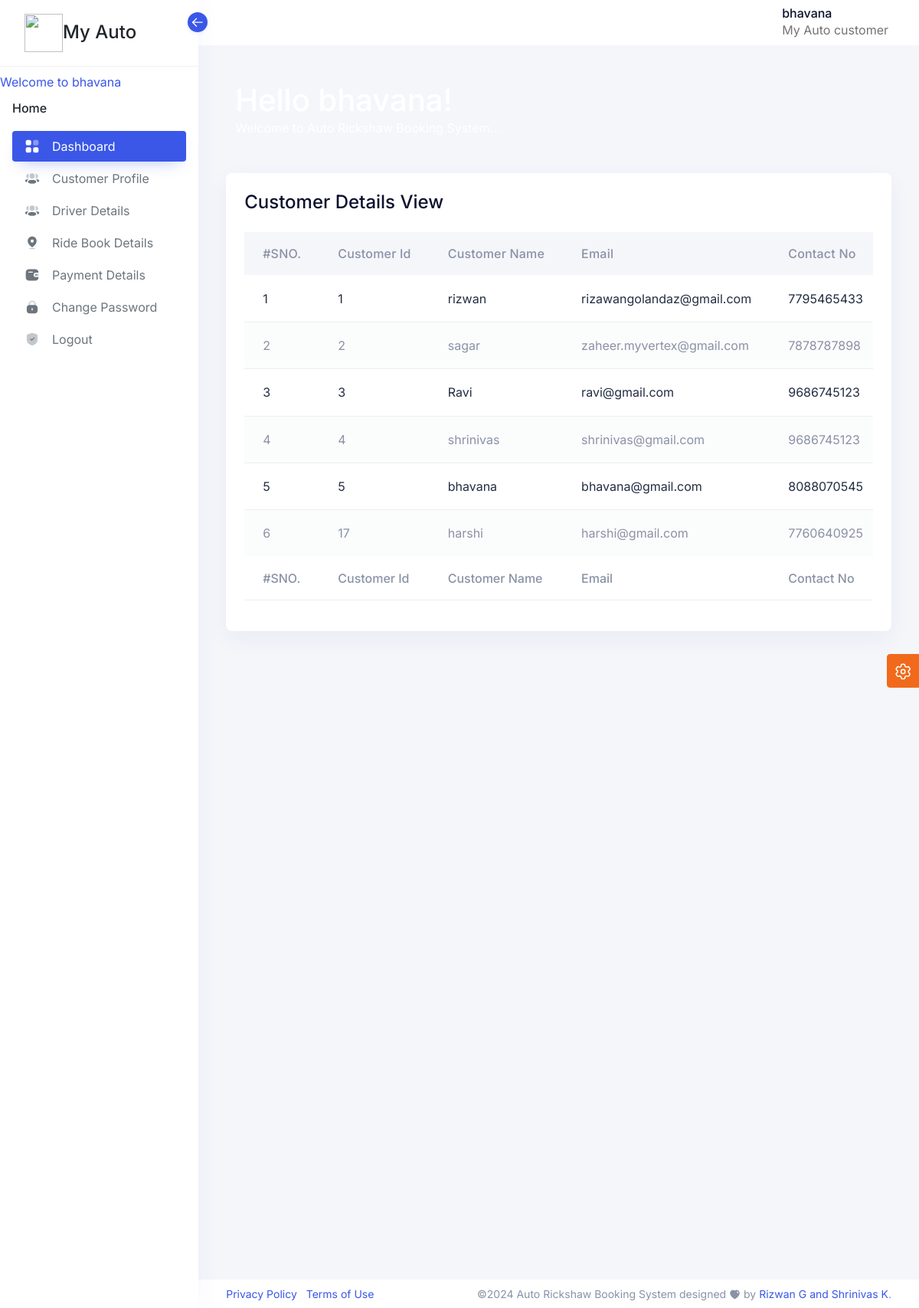
The page /adminhome/customer_view/ (signed in) on the database its author committed.
### auto_admin/models.py (models this page shows, shortened)
class customer(models.Model):
    cname=models.CharField(max_length=200)
    email=models.CharField(max_length=200)
    contact=models.CharField(max_length=50)
    passwrd=models.CharField(max_length=200)

### auto_admin/views.py (the view)
# urls.py: path('customer_view/',customer_view),
def customer_view(request):
     customers=customer.objects.all()
     return render(request,"adminz/cust_view.html",{'customers':customers})

### templates/adminz/cust_view.html (shortened to what this page needs)
{% load static %}
{% include 'adminz/header.html'%}
{% include 'adminz/slidebar.html'%}
<div class="conatiner-fluid content-inner mt-n5 py-0">
   <div class="row">
      <div class="col-sm-12">
         <div class="card">
            <div class="card-header d-flex justify-content-between">
               <div class="header-title">
                  <h4 class="card-title">Customer Details View</h4>
               </div>
            </div>
            <div class="card-body">
               <div class="table-responsive">
                  <table id="datatable" class="table table-striped" data-toggle="data-table">
                     <thead>
                        <tr class="ligth">
                           <th>#SNO.</th>
                           <th>Customer Id</th>
                           <th>Customer Name</th>
                           <th>Email</th>
                           <th>Contact No</th>
                        </tr>
                     </thead>
                     <tbody>
                        {% for e in customers %}
                        <tr>
                          <td>{{forloop.counter}}</td>
                          <td>{{e.id}}</td>
                          <td>{{e.cname}}</td>
                          <td>{{e.email}}</td>
                          <td>{{e.contact}}</td>
                        </tr>
                        {% endfor %}
                     </tbody>
                      <tfoot>
                         <tr>
                            <th>#SNO.</th>
                            <th>Customer Id</th>
                            <th>Customer Name</th>
                            <th>Email</th>
                            <th>Contact No</th>
                         </tr>
                        </tfoot>
                     </table>
                  </div>
               </div>
         </div>
      </div>
   </div>
               </div>
       {% include 'adminz/footer.html'%}

### templates/adminz/slidebar.html (shortened to what this page needs)
{% load static %}
<body class="  ">
<aside class="sidebar sidebar-default sidebar-white sidebar-base navs-rounded-all ">
    <div class="sidebar-header d-flex align-items-center justify-content-start">
        <a href="#" class="navbar-brand">
            <h4 class="logo-title"><img src="/static/images/myauto.png" height="50" width="50">My Auto</h4>
        </a>
        <div class="sidebar-toggle" data-toggle="sidebar" data-active="true">
            <i class="icon">
            </i>
        </div>
    </div>
    {%if request.session.user_session %}
   Welcome to {{request.session.username}}
  {%else%}
  Plz Login
  {%endif%}
    <div class="sidebar-body pt-0 data-scrollbar">
        <div class="sidebar-list">
            <ul class="navbar-nav iq-main-menu" id="sidebar-menu">
                <li class="nav-item static-item">
                    <a class="nav-link static-item disabled" href="#" tabindex="-1">
                        <span class="default-icon">Home</span>
                    </a>
                </li>
                <li class="nav-item">
                    <a class="nav-link active" aria-current="page" href="/adminhome/adminpage/">
                        <i class="icon">
                        </i>
                        <span class="item-name">Dashboard</span>
                    </a>
                </li>
                <li class="nav-item">
                    <a class="nav-link"  href="/adminhome/customer_profile/" role="button" aria-expanded="false" aria-controls="sidebar-user">
                        <i class="icon">
                        </i>
                        <span class="item-name">Customer Profile</span>
                    </a>
                </li>
                <li class="nav-item">
                    <a class="nav-link"  href="/adminhome/drivers_view/" role="button" aria-expanded="false" aria-controls="sidebar-user">
                        <i class="icon">
                        </i>
                        <span class="item-name">Driver Details</span>
                    </a>
                </li>
                <li class="nav-item">
                    <a class="nav-link"  href="/adminhome/ridebook_view/" role="button" aria-expanded="false" aria-controls="sidebar-maps">
                        <i class="icon">
                        </i>
                        <span class="item-name">Ride Book Details</span>
                    </a>
                </li>
                 <li class="nav-item">
                    <a class="nav-link"  href="/adminhome/payment_view/" role="button" aria-expanded="false" aria-controls="sidebar-table">
                        <i class="icon">
                        </i>
                        <span class="item-name">Payment Details</span>
                    </a>
                </li>
                <li class="nav-item">
                    <a class="nav-link "  href="/adminhome/change_pass/">
                        <i class="icon">
                        </i>
                        <span class="item-name">Change Password</span>
                    </a>
                </li>
                <li class="nav-item">
                    <a class="nav-link"  href="/logout/" role="button" aria-expanded="false" aria-controls="sidebar-user">
                        <i class="icon">
                        </i>
                        <span class="item-name">Logout</span>
                    </a>
                </li>
            </ul>
                    </div>
    </div>
</aside>    <main class="main-content">
  <div class="position-relative iq-banner">
    <nav class="nav navbar navbar-expand-lg navbar-light iq-navbar">
      <div class="container-fluid navbar-inner">
        <div class="collapse navbar-collapse" id="navbarSupportedContent">
          <ul class="mb-2 navbar-nav ms-auto align-items-center navbar-list mb-lg-0">
            <li class="nav-item dropdown">
              <a class="py-0 nav-link d-flex align-items-center" href="#" id="navbarDropdown" role="button" data-bs-toggle="dropdown" aria-expanded="false">
                <div class="caption ms-3 d-none d-md-block ">
                    <h6 class="mb-0 caption-title">{{request.session.username}}</h6>
                    <p class="mb-0 caption-sub-title">My Auto customer</p>
                </div>
              </a>
            </li>
          </ul>
        </div>
      </div>
    </nav>
      <div class="iq-navbar-header" style="height: 215px;">
          <div class="container-fluid iq-container">
              <div class="row">
                  <div class="col-md-12">
                      <div class="flex-wrap d-flex justify-content-between align-items-center">
                          <div>
                              <h1>Hello {{request.session.username}}!</h1>
                              <p>Welcome to Auto Rickshaw Booking System...</p>
                          </div>
                      </div>
                  </div>
              </div>
          </div>
          <div class="iq-header-img">
          </div>
      </div>
  </div>

### rows shown on the page
customer: session.username "bhavana", id "5", cname "bhavana", email "bhavana@gmail.com", contact "8088070545"
customer: id "1", cname "rizwan", email "rizawangolandaz@gmail.com", contact "7795465433"
customer: id "2", cname "sagar", email "zaheer.myvertex@gmail.com", contact "7878787898"
customer: id "3", cname "Ravi", email "ravi@gmail.com", contact "9686745123"
customer: id "4", cname "shrinivas", email "shrinivas@gmail.com", contact "9686745123"
customer: id "17", cname "harshi", email "harshi@gmail.com", contact "7760640925"
